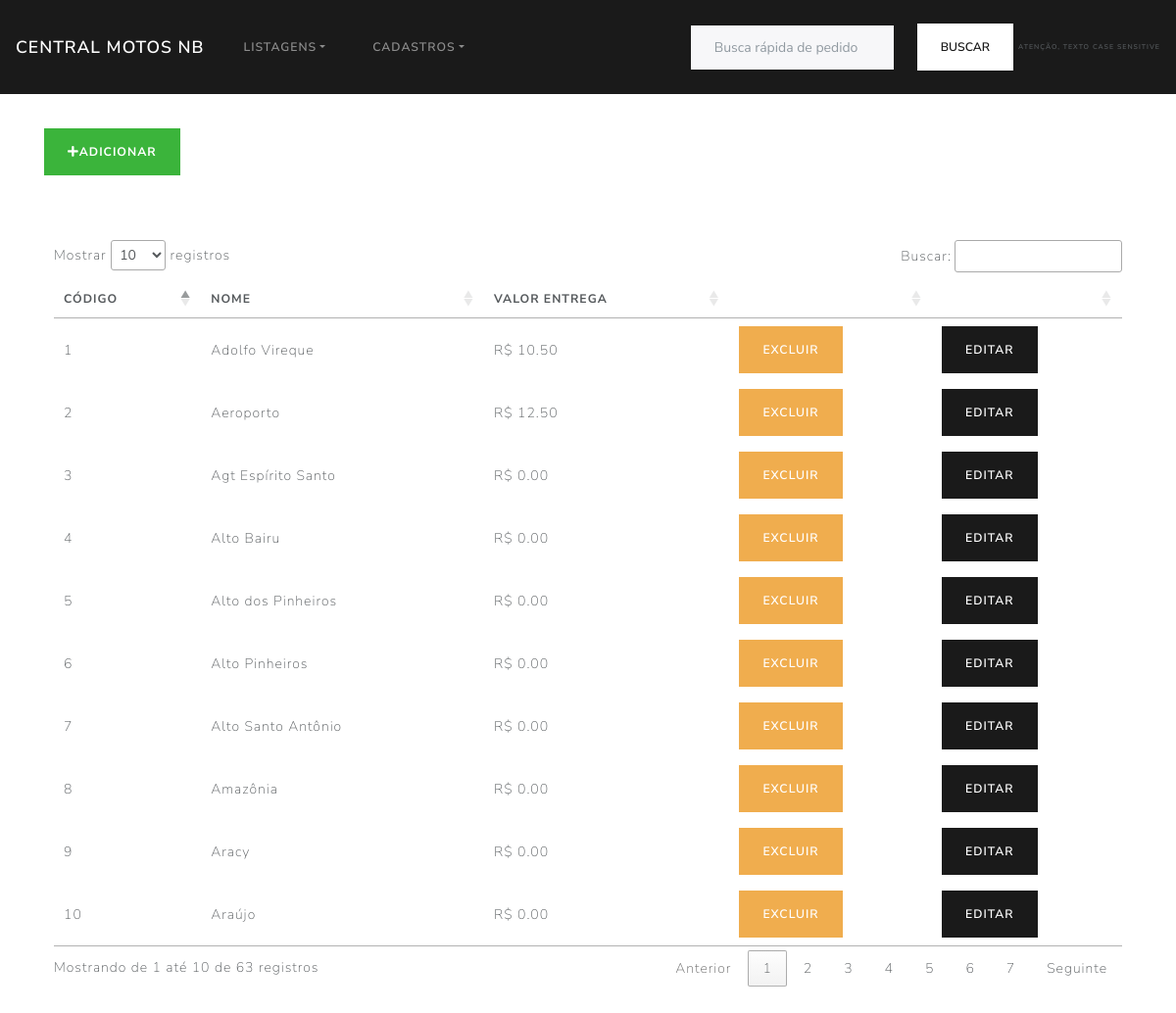
The app's page /App/View/bairro/listar.php with its own data.
### tables this page shows
CREATE TABLE `bairro` (
  `id` int(11) NOT NULL,
  `nome` varchar(50) DEFAULT NULL,
  `valor_entrega` double(10,2) DEFAULT NULL
);

### App/Controller/BairroController.php (called while the page is built, shortened)
<?php
if (isset($_POST['formPost']) == true && $_POST['formPost'] == 'buscar') {
    $bairroDao = new \App\DAO\BairroDao();
    $listaBairro = $bairroDao->Buscar();
    return $listaBairro;
}

### App/Config/Conexao.php (called while the page is built, shortened)
<?php
class Conexao
{
    private static $instanciaBanco;
    public static function getConexaoBD()
    {
        if (!isset(self::$instanciaBanco)) :
            self::$instanciaBanco = new \PDO('mysql:host=localhost;dbname=centralmotosnb; charset=utf8', 'root', '');
        endif;
        return self::$instanciaBanco;
    }
}

### App/DAO/BairroDAO.php (called while the page is built, shortened)
<?php
class BairroDao
{
    public function Buscar()
    {
        $sqlBuscar = "SELECT * FROM bairro";
        $smtp = Conexao::getConexaoBD()->prepare($sqlBuscar);
        $smtp->execute();
        $numRows = $smtp->rowCount();
        if ($numRows > 0) {
            $returnArray = $smtp->fetchAll(\PDO::FETCH_ASSOC);
            return $returnArray;
        } else {
            return [];
        }
    }
}

### App/View/bairro/listar.php (the view, shortened to what this page needs)
<?php
require "../../Structure/importsPagesStyle.php";
require "../../Structure/header.php";
$listagem = require_once "../../Controller/BairroController.php";
?>
<div class="container">
    <div class="row" style="margin-top: 35px;">
        <div class="form-group col-md-3">
            <a href="criar.php" class="btn background_add"><i class="fas fa-plus"></i>Adicionar</a>
        </div>
    </div>
    <div class="div_center">
        <table id="thisTable">
            <thead>
                <tr>
                    <th>Código</th>
                    <th>Nome</th>
                    <th>Valor Entrega</th>
                    <th> </th>
                    <th> </th>
                </tr>
            </thead>
            <tbody>
                <?php
                foreach ($listagem as $key => $value) { ?>
                <tr>
                    <td><?= $value['id'] ?></td>
                    <td><?= $value['nome'] ?></td>
                    <td>R$ <?= $value['valor_entrega'] ?></td>
                    <td><a href="../../Controller/BairroController.php?formGet=excluir&id=<?= $value['id'] ?>"
                            class="btn btn-warning">Excluir</a></td>
                    <td><a href="editar.php?formGet=buscarPorId&id=<?= $value['id'] ?>"
                            class="btn btn-primary">Editar</a>
                    </td>
                </tr>
                <?php  } ?>
            </tbody>
        </table>
    </div>
</div>
<?php
require "../../Structure/footer.php";

### App/Structure/importsPagesStyle.php (shortened to what this page needs)
<!DOCTYPE html>
<html lang="en">
<head>
    <link href="../../Structure/Css/bootstrap.min.css" rel="stylesheet">
    <link href="../../Structure/Css/styleGeral.css" rel="stylesheet">
    <link rel="stylesheet" type="text/css" href="https://cdn.datatables.net/1.10.25/css/jquery.dataTables.css">
    <link rel="stylesheet" type="text/css"
        href="https://cdnjs.cloudflare.com/ajax/libs/font-awesome/5.15.3/css/all.min.css">
</head>

### App/Structure/header.php (shortened to what this page needs)
<body>
    <nav class="navbar navbar-expand-lg navbar-dark bg-primary">
        <a class="navbar-brand" href="../../View/inicio/inicio.php">Central Motos NB</a>
        <div class="collapse navbar-collapse" id="navbarColor01">
            <ul class="navbar-nav mr-auto">
                <li class="nav-item dropdown">
                    <a class="nav-link dropdown-toggle" data-toggle="dropdown" href="#" role="button"
                        aria-haspopup="true" aria-expanded="false">Listagens</a>
                </li>
                <li class="nav-item dropdown">
                    <a class="nav-link dropdown-toggle" data-toggle="dropdown" href="#" role="button"
                        aria-haspopup="true" aria-expanded="false">Cadastros</a>
                </li>
            </ul>
            <form class="form-inline my-4 my-lg-0" action="relatorioEmpregadoFiltro.php" method="GET">
                <input class="form-control mr-sm-4" type="text" placeholder="Busca rápida de pedido" name="buscaEmp">
                <button class="btn btn-secondary my-2 my-sm-0" type="submit">Buscar</button><br>
                <span style="font-size: 7px; margin-left: 5px;">Atenção, texto Case Sensitive</span>
            </form>
        </div>
    </nav>

### App/Structure/footer.php
</body>
</html>

### App/Structure/Css/styleGeral.css (style rules this page uses)
.div_center { margin: auto; width: 100%; padding: 10px; margin-top: 40px; margin-bottom: 40px; overflow-y: auto; border-radius: 2%; }
.background_add { background-color: rgb(59, 180, 59)!important; color: white; font-weight: bold; }

### records on screen
bairro: id "1", nome "Adolfo Vireque", valor_entrega "10.50"
bairro: id "2", nome "Aeroporto", valor_entrega "12.50"
bairro: id "3", nome "Agt Espírito Santo", valor_entrega "0.00"
bairro: id "4", nome "Alto Bairu", valor_entrega "0.00"
bairro: id "5", nome "Alto dos Pinheiros", valor_entrega "0.00"
bairro: id "6", nome "Alto Pinheiros", valor_entrega "0.00"
bairro: id "7", nome "Alto Santo Antônio", valor_entrega "0.00"
bairro: id "8", nome "Amazônia", valor_entrega "0.00"
bairro: id "9", nome "Aracy", valor_entrega "0.00"
bairro: id "10", nome "Araújo", valor_entrega "0.00"
